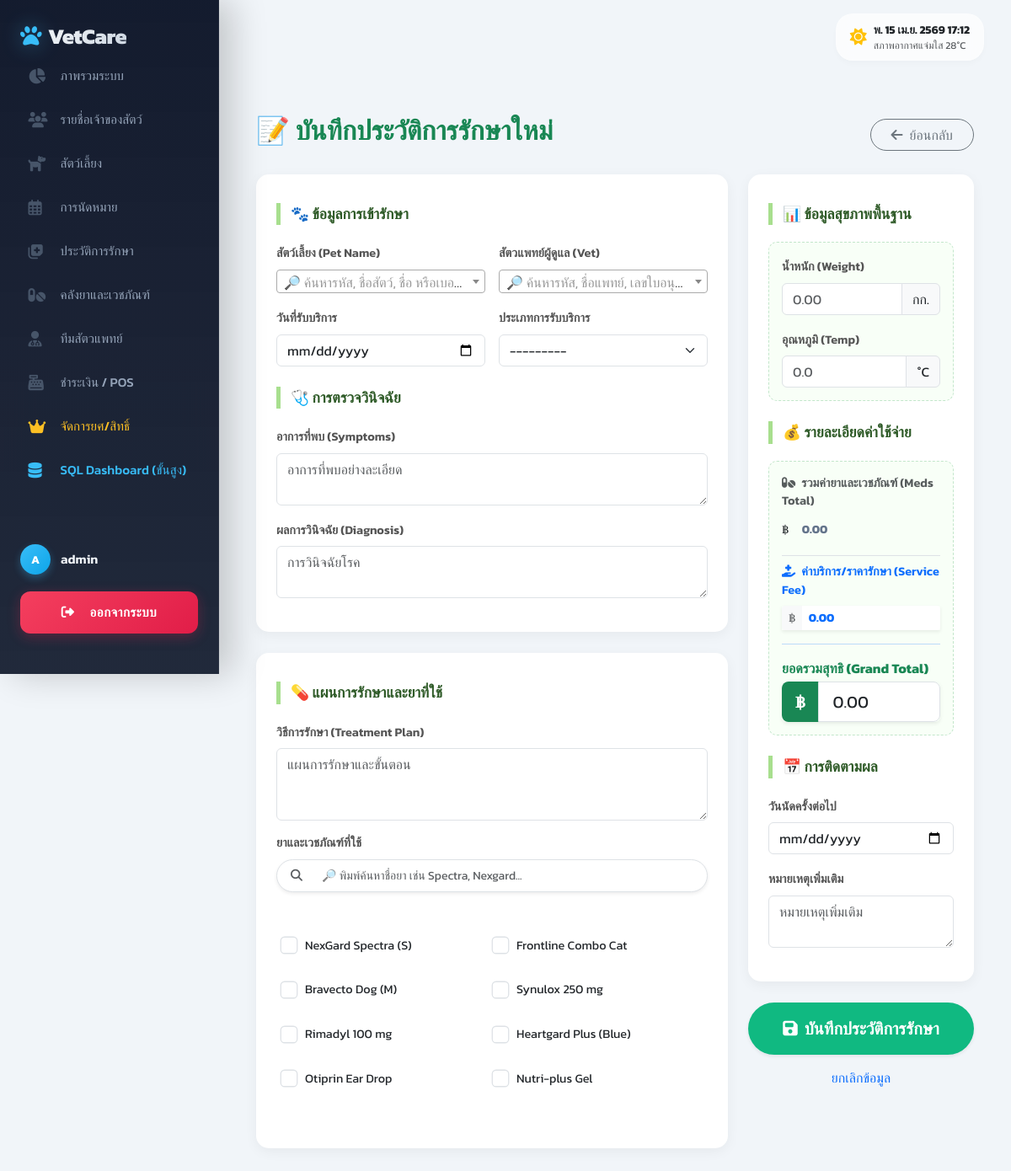
The app's page /records/create/ (signed in) with its own data.
### myapp/models.py (models this page shows, shortened)
class Medicine(models.Model):
    TYPE_CHOICES = [
        ('ยาเม็ด', 'ยาเม็ด'),
        ('ยาน้ำ', 'ยาน้ำ'),
        ('ยาฉีด', 'ยาฉีด'),
        ('วัคซีน', 'วัคซีน'),
        ('อุปกรณ์ทำแผล', 'อุปกรณ์ทำแผล'),
        ('อุปกรณ์การแพทย์', 'อุปกรณ์การแพทย์'),
        ('เวชภัณฑ์', 'เวชภัณฑ์'),
        ('อาหารเสริม', 'อาหารเสริม'),
        ('อื่นๆ', 'อื่นๆ'),
    ]
    UNIT_CHOICES = [
        ('กล่อง', 'กล่อง'),
        ('แผง', 'แผง'),
        ('เม็ด', 'เม็ด'),
        ('ขวด', 'ขวด'),
        ('หลอด', 'หลอด'),
        ('ชิ้น', 'ชิ้น'),
        ('ซอง', 'ซอง'),
        ('ชุด', 'ชุด'),
    ]
    product_id   = models.CharField(max_length=50, blank=True, null=True, verbose_name='รหัสสินค้า')
    barcode      = models.CharField(max_length=100, blank=True, null=True, verbose_name='Barcode')
    name         = models.CharField(max_length=200, verbose_name='ชื่อยา/เวชภัณฑ์')
    generic_name = models.CharField(max_length=200, blank=True, null=True, verbose_name='ชื่อสามัญทางยา')
    product_type = models.CharField(max_length=50, choices=TYPE_CHOICES, blank=True, null=True, verbose_name='ประเภทสินค้า')
    unit         = models.CharField(max_length=20, choices=UNIT_CHOICES, blank=True, null=True, verbose_name='หน่วยนับ')
    cost_price    = models.DecimalField(max_digits=10, decimal_places=2, default=0, verbose_name='ราคาทุน')
    selling_price = models.DecimalField(max_digits=10, decimal_places=2, default=0, verbose_name='ราคาขาย')
    member_price  = models.DecimalField(max_digits=10, decimal_places=2, blank=True, null=True, verbose_name='ราคาสมาชิก')
    vat           = models.DecimalField(max_digits=5, decimal_places=2, default=7.0, verbose_name='VAT (%)')
    stock         = models.IntegerField(default=0, verbose_name='จำนวนคงเหลือ')
    reorder_point = models.IntegerField(default=10, verbose_name='จุดสั่งซื้อ (Reorder Point)')
    supplier      = models.CharField(max_length=200, blank=True, null=True, verbose_name='ผู้จำหน่าย/Supplier')
    expiry_date   = models.DateField(blank=True, null=True, verbose_name='วันหมดอายุ')
    description      = models.TextField(blank=True, null=True, verbose_name='หมายเหตุ/วิธีเก็บรักษา')
    full_description = models.TextField(blank=True, null=True, verbose_name='รายละเอียดสินค้าทั้งหมด')
    image            = models.ImageField(upload_to='medicine_images/', blank=True, null=True, verbose_name='รูปสินค้า')
    def __str__(self):
        return self.name

### myapp/views.py (the view, shortened to what this page needs)
# urls.py: path('records/create/', views.MedicalRecordCreateView.as_view(), name='medical_record_create'),
class MedicalRecordCreateView(CreateView):
    model = MedicalRecord
    template_name = 'myapp/medical_record/medical_record_form.html'
    form_class = MedicalRecordForm
    success_url = reverse_lazy('medical_record_list')
    def get_context_data(self, **kwargs):
        context = super().get_context_data(**kwargs)
        context['title'] = "บันทึกประวัติการรักษาใหม่"
        import json
        prices = {m.id: float(m.selling_price) for m in Medicine.objects.all()}
        context['medicine_prices_json'] = json.dumps(prices)
        return context

### myapp/templates/myapp/medical_record/medical_record_form.html (shortened to what this page needs)
{% extends 'myapp/core/base.html' %}
{% block content %}
<link href="https://cdn.jsdelivr.net/npm/select2@4.1.0-rc.0/dist/css/select2.min.css" rel="stylesheet" />
<div class="container py-4">
    <div class="d-flex justify-content-between align-items-center mb-4">
        <h2 class="fw-bold text-success">📝 {{ title }}</h2>
        <a href="{% url 'medical_record_list' %}" class="btn btn-outline-secondary rounded-pill px-4">
            <i class="fas fa-arrow-left me-2"></i>ย้อนกลับ
        </a>
    </div>
    <form method="post">
        <div class="row">
            <div class="col-lg-8">
                <div class="record-card p-4">
                    <div class="section-header">🐾 ข้อมูลการเข้ารักษา</div>
                    <div class="row g-3 mb-4">
                        <div class="col-md-6">
                            <label class="form-label">สัตว์เลี้ยง (Pet Name)</label>
                        </div>
                        <div class="col-md-6">
                            <label class="form-label">สัตวแพทย์ผู้ดูแล (Vet)</label>
                        </div>
                        <div class="col-md-6">
                            <label class="form-label">วันที่รับบริการ</label>
                            {{ form.visit_date }}
                        </div>
                        <div class="col-md-6">
                            <label class="form-label">ประเภทการรับบริการ</label>
                            {{ form.visit_type }}
                        </div>
                    </div>
                    <div class="section-header">🩺 การตรวจวินิจฉัย</div>
                    <div class="mb-3">
                        <label class="form-label">อาการที่พบ (Symptoms)</label>
                        {{ form.symptoms }}
                    </div>
                    <div class="mb-3">
                        <label class="form-label">ผลการวินิจฉัย (Diagnosis)</label>
                        {{ form.diagnosis }}
                    </div>
                </div>
                <div class="record-card p-4">
                    <div class="section-header">💊 แผนการรักษาและยาที่ใช้</div>
                    <div class="mb-3">
                        <label class="form-label">วิธีการรักษา (Treatment Plan)</label>
                        {{ form.treatment }}
                    </div>
                    <div class="mb-3">
                        <label class="form-label d-block mb-2">ยาและเวชภัณฑ์ที่ใช้</label>
                        <div class="mb-3">
                            <div class="input-group input-group-sm mb-2 shadow-sm rounded-pill overflow-hidden border" style="background:var(--input-bg)">
                                <span class="input-group-text border-0 bg-transparent text-muted px-3"><i class="fas fa-search"></i></span>
                                <input type="text" id="medSearchInput" class="form-control border-0 bg-transparent shadow-none py-2" placeholder="🔎 พิมพ์ค้นหาชื่อยา เช่น Spectra, Nexgard...">
                            </div>
                        </div>
                        <div class="p-3 rounded border med-scroll-box" id="medCheckboxesContainer" style="background: var(--card-bg); border-color: rgba(255,255,255,0.05) !important;">
                            <div class="row">
                                {% for checkbox in form.medicines %}
                                <div class="col-md-6 mb-2 med-item" data-name="{{ checkbox.choice_label|lower }}">
                                    <div class="form-check custom-med-check p-2 rounded">
                                        {{ checkbox.tag }}
                                        <label class="form-check-label w-100 ps-2" for="{{ checkbox.id_for_label }}" style="cursor:pointer; font-size:0.9rem;">
                                            {{ checkbox.choice_label }}
                                        </label>
                                    </div>
                                </div>
                                {% endfor %}
                            </div>
                        </div>
                    </div>
                </div>
            </div>
            <div class="col-lg-4">
                <div class="record-card p-4">
                    <div class="section-header">📊 ข้อมูลสุขภาพพื้นฐาน</div>
                    <div class="stat-box mb-4">
                        <div class="mb-3">
                            <label class="form-label">น้ำหนัก (Weight)</label>
                            <div class="input-group">
                                {{ form.weight }}
                                <span class="input-group-text">กก.</span>
                            </div>
                        </div>
                        <div class="mb-0">
                            <label class="form-label">อุณหภูมิ (Temp)</label>
                            <div class="input-group">
                                {{ form.temperature }}
                                <span class="input-group-text">°C</span>
                            </div>
                        </div>
                    </div>
                    <div class="section-header">💰 รายละเอียดค่าใช้จ่าย</div>
                    <div class="stat-box mb-4">
                        <div class="mb-3">
                            <label class="form-label text-muted small"><i class="fas fa-pills me-1"></i> รวมค่ายาและเวชภัณฑ์ (Meds Total)</label>
                            <div class="input-group input-group-sm">
                                <span class="input-group-text border-0 bg-transparent ps-0">฿</span>
                                <input type="text" id="id_medicine_cost" class="form-control border-0 bg-transparent shadow-none fw-bold" readonly value="0.00" style="color: #64748b; pointer-events: none;">
                            </div>
                        </div>
                        <div class="mb-3 pt-2 border-top border-muted border-opacity-10">
                            <label class="form-label text-primary small"><i class="fas fa-hand-holding-medical me-1"></i> ค่าบริการ/ราคารักษา (Service Fee)</label>
                            <div class="input-group input-group-sm shadow-sm">
                                <span class="input-group-text bg-light text-muted border-0">฿</span>
                                <input type="number" id="id_treatment_price" class="form-control border-0 shadow-none fw-bold text-primary" step="0.01" value="0.00" placeholder="0.00">
                            </div>
                        </div>
                        <div class="mb-0 pt-3 border-top border-primary border-opacity-25 mt-3">
                            <label class="form-label fw-bold text-success mb-1 fs-6">ยอดรวมสุทธิ (Grand Total)</label>
                            <div class="input-group input-group-lg shadow-sm rounded overflow-hidden">
                                <span class="input-group-text border-0 bg-success text-white px-3 fw-bold">฿</span>
                                {{ form.cost }}
                            </div>
                        </div>
                    </div>
                    <div class="section-header">📅 การติดตามผล</div>
                    <div class="mb-3">
                        <label class="form-label">วันนัดครั้งต่อไป</label>
                        {{ form.next_visit }}
                    </div>
                    <div class="mb-3">
                        <label class="form-label">หมายเหตุเพิ่มเติม</label>
                        {{ form.notes }}
                    </div>
                </div>
                <div class="d-grid gap-2 mb-5">
                    <button type="submit" class="btn btn-success btn-lg shadow-sm rounded-pill py-3 fw-bold" style="background: #10b981; border: none;">
                        <i class="fas fa-save me-2"></i>บันทึกประวัติการรักษา
                    </button>
                    <a href="{% url 'medical_record_list' %}" class="btn btn-link text-decoration-none small">ยกเลิกข้อมูล</a>
                </div>
            </div>
        </div>
    </form>
</div>
{% endblock %}

### myapp/templates/myapp/core/base.html (shortened to what this page needs)
<!DOCTYPE html>
<html lang="th" data-bs-theme="light">
<head>
    <link href="https://cdn.jsdelivr.net/npm/bootstrap@5.3.3/dist/css/bootstrap.min.css" rel="stylesheet">
    <link rel="stylesheet" href="https://cdnjs.cloudflare.com/ajax/libs/font-awesome/6.4.0/css/all.min.css">
</head>
<body>
    {% if request.user.is_authenticated %}
    <aside class="sidebar d-flex flex-column" id="sidebar">
        <div class="sidebar-header d-flex justify-content-between align-items-center mb-1">
            <a href="{% url 'dashboard' %}" class="sidebar-brand mb-0">
                <i class="fas fa-paw me-2"></i> VetCare
            </a>
        </div>
        <div class="sidebar-content">
            <ul class="nav flex-column nav-sidebar w-100">
                <li class="nav-item">
                    <a class="nav-link {% if request.path == '/' or '/dashboard' in request.path %}active{% endif %}" href="{% url 'dashboard' %}">
                        <i class="fas fa-chart-pie"></i> ภาพรวมระบบ
                    </a>
                </li>
                <li class="nav-item">
                    <a class="nav-link {% if '/owners' in request.path %}active{% endif %}" href="{% url 'owner_list' %}">
                        <i class="fas fa-users"></i> รายชื่อเจ้าของสัตว์
                    </a>
                </li>
                <li class="nav-item">
                    <a class="nav-link {% if '/pets' in request.path %}active{% endif %}" href="{% url 'pet_list' %}">
                        <i class="fas fa-dog"></i> สัตว์เลี้ยง
                    </a>
                </li>
                <li class="nav-item">
                    <a class="nav-link {% if '/appointments' in request.path %}active{% endif %}" href="{% url 'appointment_list' %}">
                        <i class="far fa-calendar-alt"></i> การนัดหมาย
                    </a>
                </li>
                <li class="nav-item">
                    <a class="nav-link {% if '/medical-records' in request.path %}active{% endif %}" href="{% url 'medical_record_list' %}">
                        <i class="fas fa-notes-medical"></i> ประวัติการรักษา
                    </a>
                </li>
                <li class="nav-item">
                    <a class="nav-link {% if '/medicines' in request.path %}active{% endif %}" href="{% url 'medicine_list' %}">
                        <i class="fas fa-pills"></i> คลังยาและเวชภัณฑ์
                    </a>
                </li>
                <li class="nav-item">
                    <a class="nav-link {% if '/vets' in request.path %}active{% endif %}" href="{% url 'vet_list' %}">
                        <i class="fas fa-user-md"></i> ทีมสัตวแพทย์
                    </a>
                </li>
                <li class="nav-item">
                    <a class="nav-link {% if '/pos' in request.path %}active{% endif %}" href="{% url 'pos' %}">
                        <i class="fas fa-cash-register"></i> ชำระเงิน / POS
                    </a>
                </li>
                {% if request.user.is_superuser %}
                <li class="nav-item">
                    <a class="nav-link theme-gold {% if '/users' in request.path %}active{% endif %}" href="{% url 'admin_user_management' %}">
                        <i class="fas fa-crown"></i> จัดการยศ/สิทธิ์
                    </a>
                </li>
                <li class="nav-item">
                    <a class="nav-link theme-cyan {% if '/sql-dashboard' in request.path %}active{% endif %}" href="{% url 'sql_clinic_dashboard' %}">
                        <i class="fas fa-database"></i> SQL Dashboard (ขั้นสูง)
                    </a>
                </li>
                {% endif %}
            </ul>
        </div>
        <div class="sidebar-footer">
            <div class="user-profile-mini">
                <div class="avatar-circle">
                    {{ request.user.username|make_list|first|upper }}
                </div>
                <div class="username">
                    {% if request.user.first_name %}{{ request.user.first_name }}{% else %}{{ request.user.username }}{% endif %}
                </div>
            </div>
            <form action="{% url 'logout' %}" method="post" class="px-0">
                <button type="submit" class="btn btn-logout-premium">
                    <i class="fas fa-sign-out-alt me-2"></i>ออกจากระบบ
                </button>
            </form>
        </div>
    </aside>
    {% endif %}
    {% if request.user.is_authenticated %}
    <header class="navbar-top d-flex justify-content-between align-items-center">
        <div class="d-flex align-items-center gap-3">
            <div class="glass-widget d-none d-md-flex align-items-center">
                <i class="fas fa-sun text-warning me-2 fs-5"></i>
                <div>
                    <div class="fw-bold" style="font-size: 0.85rem;" id="datetimeWidget">Loading...</div>
                    <div class="text-muted" style="font-size: 0.75rem;">สภาพอากาศแจ่มใส 28°C</div>
                </div>
            </div>
        </div>
    </header>
    {% endif %}
    <main class="main-wrapper">
        <div class="container-fluid px-0">
            {% block content %}{% endblock %}
        </div>
    </main>
</body>
</html>

### records on screen
Medicine: choice_label "NexGard Spectra (S)"
Medicine: choice_label "Frontline Combo Cat"
Medicine: choice_label "Bravecto Dog (M)"
Medicine: choice_label "Synulox 250 mg"
Medicine: choice_label "Rimadyl 100 mg"
Medicine: choice_label "Heartgard Plus (Blue)"
Medicine: choice_label "Otiprin Ear Drop"
Medicine: choice_label "Nutri-plus Gel"

### other values on screen
{{ request.user.username|make_list|first|upper }} "A"
{{ request.user.first_name }} "admin"
{{ title }} "บันทึกประวัติการรักษาใหม่"
